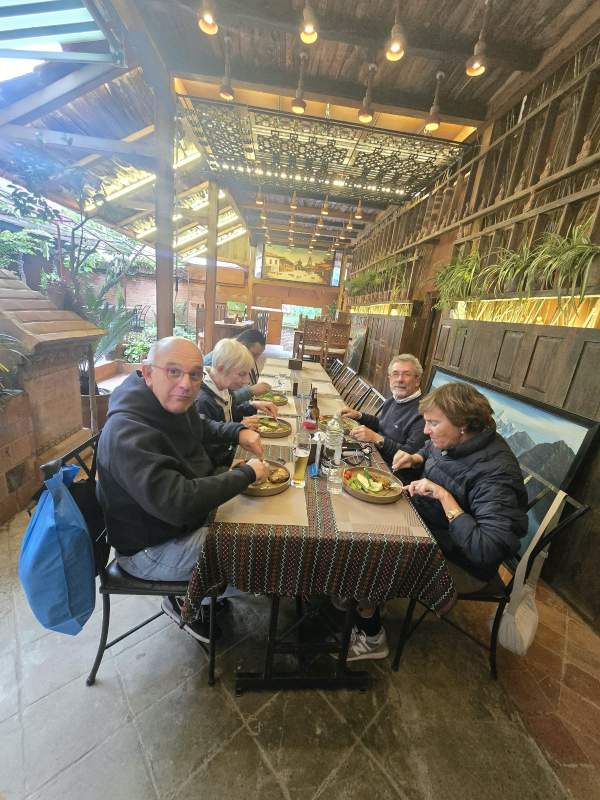
#> input picture holiday/IMG_8917.jpeg, 1200 x 1600 px (shown at 1/2 size)
$ python urbook_tiktok.py ../holiday/IMG_8916.jpeg ../holiday/IMG_8917.jpeg ../holiday/IMG_8917.jpeg
#> lines starting #> are read from the running program, lines starting #| are printed output that depends on the picture
"""urbook TikTok maker (15 Oct 2026): landscape YouTube video -> vertical 1080x1920 TikTok video.
The landscape video sits in the middle; above and below it is a blurred, darkened copy of the post's
first background photo (no navy bars any more – Shan, 15 Oct 2026). Without a photo it falls back to black.
Usage: python3 urbook_tiktok.py <in-landscape.mp4> <out-vertical.mp4> [background-photo.jpg]
The output is silent; add the sound bed with urbook_sound.py mux afterwards.
"""
import sys, os, subprocess, tempfile
from PIL import Image, ImageFilter, ImageEnhance

src, dst = sys.argv[1], sys.argv[2]
photo = sys.argv[3] if len(sys.argv) > 3 and os.path.exists(sys.argv[3]) else None
pad = os.path.join(tempfile.mkdtemp(), "pad.jpg")
if photo:
    im = Image.open(photo).convert("RGB")
#> im is the input picture: PIL image 1200x1600 RGB; mean R, G, B 117.1, 111.6, 97.1
    w, h = im.size
#> w = 1200; h = 1600
    s = max(1080 / w, 1920 / h)
#> s = 1.2
    im = im.resize((int(w * s) + 1, int(h * s) + 1))
#> im: PIL image 1441x1921 RGB
    l, t = (im.width - 1080) // 2, (im.height - 1920) // 2
#> l = 180; t = 0
    im = im.crop((l, t, l + 1080, t + 1920)).filter(ImageFilter.GaussianBlur(28))
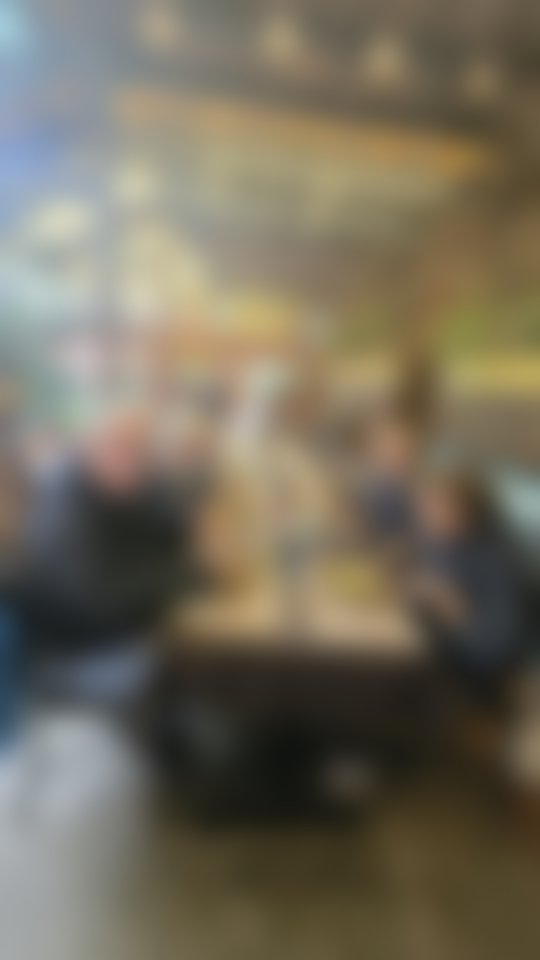
#> im: PIL image 1080x1920 RGB (shown at 1/2 size); mean R, G, B 115.6, 108.5, 91.9
    im = ImageEnhance.Brightness(im).enhance(0.55)
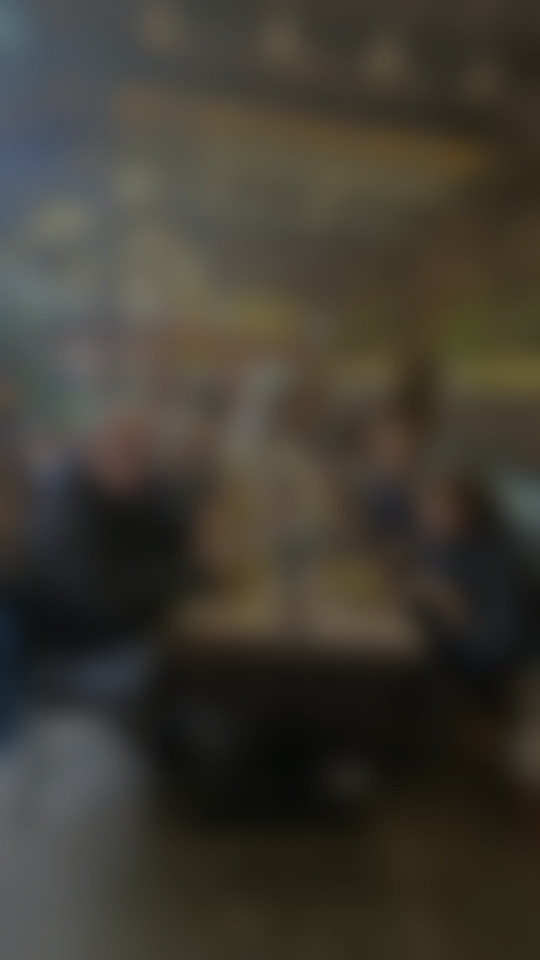
#> im: PIL image 1080x1920 RGB (shown at 1/2 size); mean R, G, B 63.1, 59.2, 50.1
else:
    im = Image.new("RGB", (1080, 1920), "black")
im.save(pad, quality=90)
subprocess.run(["ffmpeg", "-y", "-loglevel", "error", "-loop", "1", "-i", pad, "-i", src, "-filter_complex",
                "[1:v]scale=1080:-2[fg];[0:v][fg]overlay=0:(H-h)/2:shortest=1,format=yuv420p",
                "-c:v", "libx264", "-preset", "medium", "-crf", "20", "-r", "30", "-an", "-movflags", "+faststart", dst], check=True)
#> (this line was passed over: subprocess is not available in this run)
print("done", dst)

$ run again, on holiday/IMG_8918.jpeg
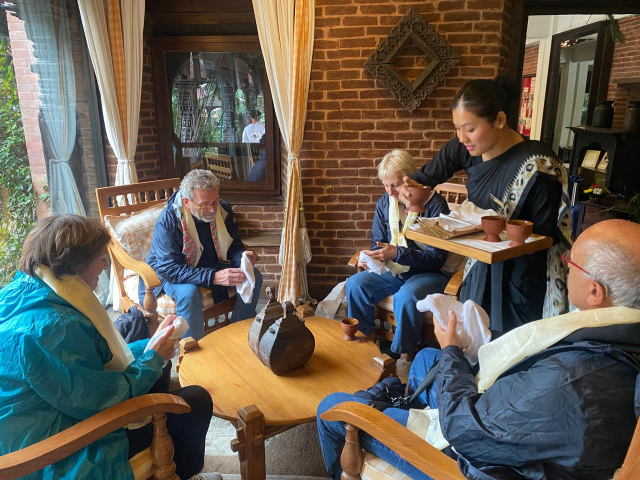
#> input picture holiday/IMG_8918.jpeg, 1280 x 960 px (shown at 1/2 size)
#> im is the input picture: PIL image 1280x960 RGB; mean R, G, B 101.4, 92.7, 80.9
#> `im = im.crop((l, t, l + 1080, t + 1920)).filter(ImageFilter.GaussianBl..`:
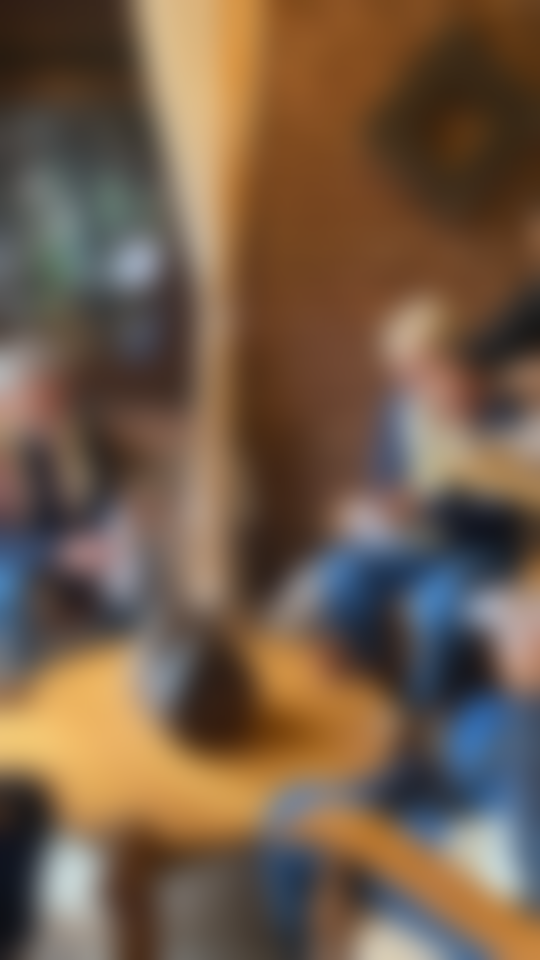
#> im: PIL image 1080x1920 RGB (shown at 1/2 size); mean R, G, B 114, 91.9, 72.9
#> `im = ImageEnhance.Brightness(im).enhance(0.55)`:
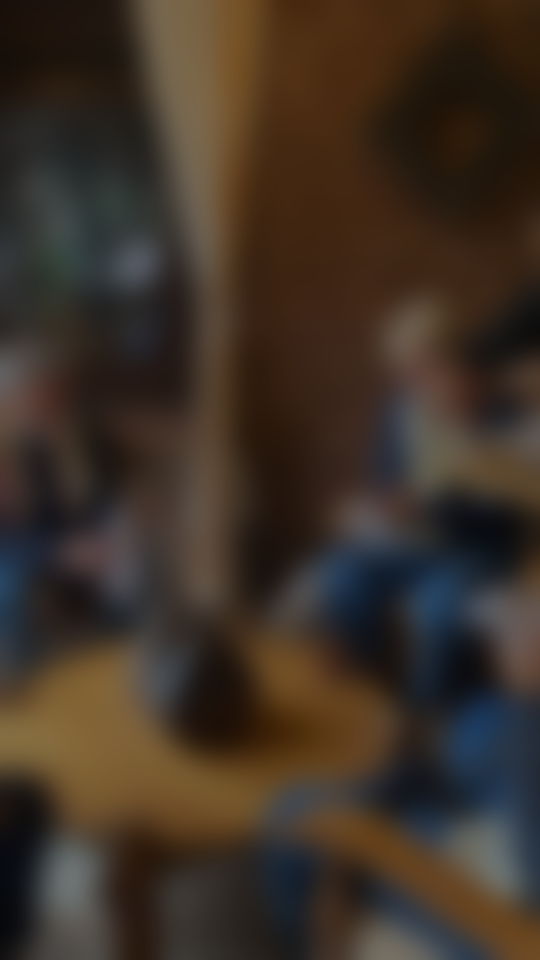
#> im: PIL image 1080x1920 RGB (shown at 1/2 size); mean R, G, B 62.2, 50.1, 39.6

$ run again, on holiday/IMG_8919.jpeg
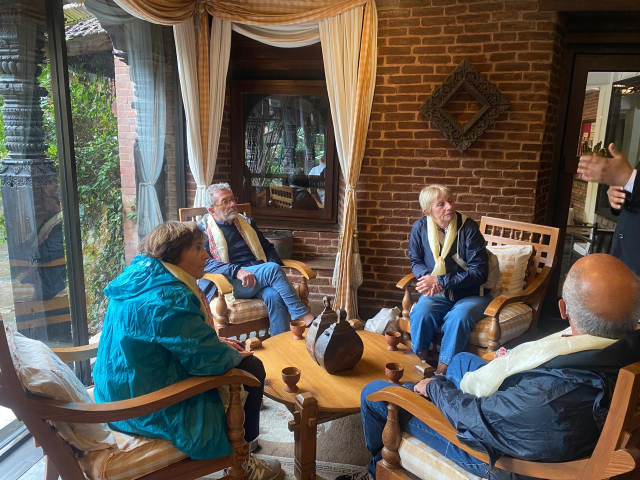
#> input picture holiday/IMG_8919.jpeg, 1280 x 960 px (shown at 1/2 size)
#> im is the input picture: PIL image 1280x960 RGB; mean R, G, B 96.7, 89.1, 79.6
#> `im = im.crop((l, t, l + 1080, t + 1920)).filter(ImageFilter.GaussianBl..`:
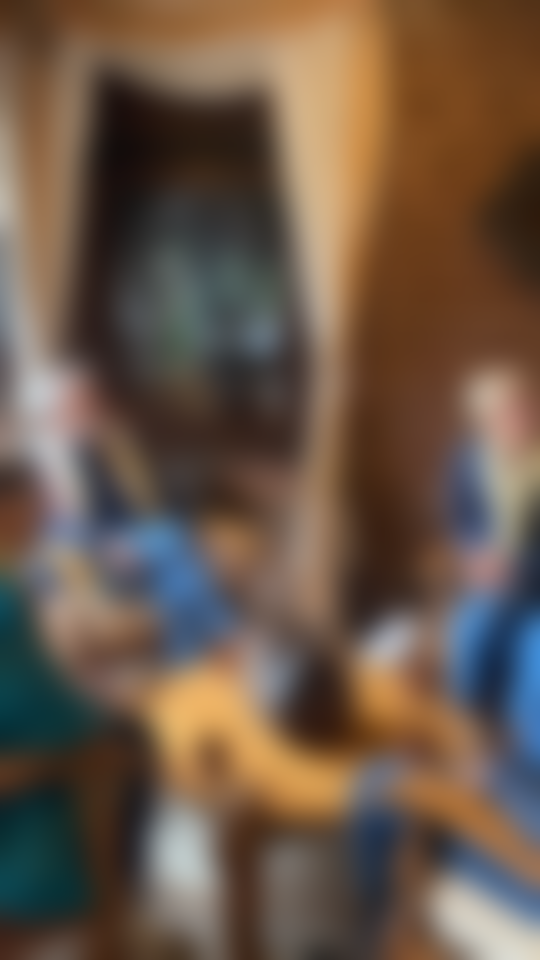
#> im: PIL image 1080x1920 RGB (shown at 1/2 size); mean R, G, B 106.7, 87.7, 72.8
#> `im = ImageEnhance.Brightness(im).enhance(0.55)`:
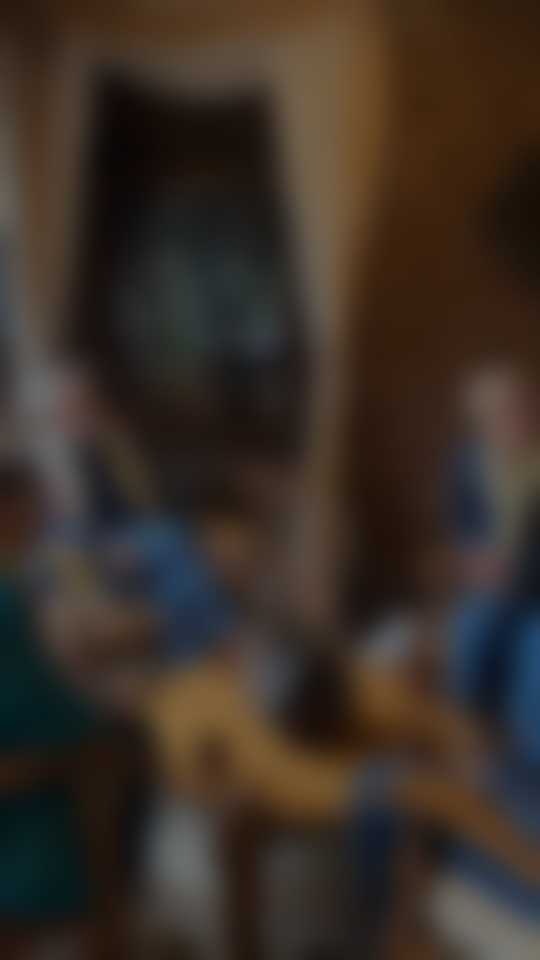
#> im: PIL image 1080x1920 RGB (shown at 1/2 size); mean R, G, B 58.2, 47.8, 39.6

$ run again, on holiday/IMG_8920.jpeg
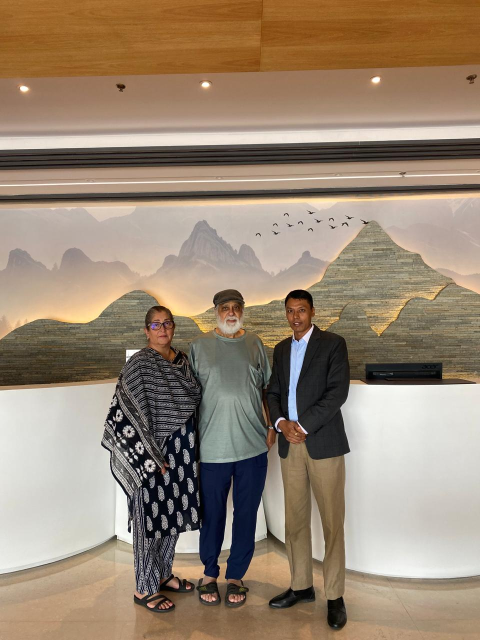
#> input picture holiday/IMG_8920.jpeg, 960 x 1280 px (shown at 1/2 size)
#> im is the input picture: PIL image 960x1280 RGB; mean R, G, B 152.7, 134.6, 115.1
#> `im = im.crop((l, t, l + 1080, t + 1920)).filter(ImageFilter.GaussianBl..`:
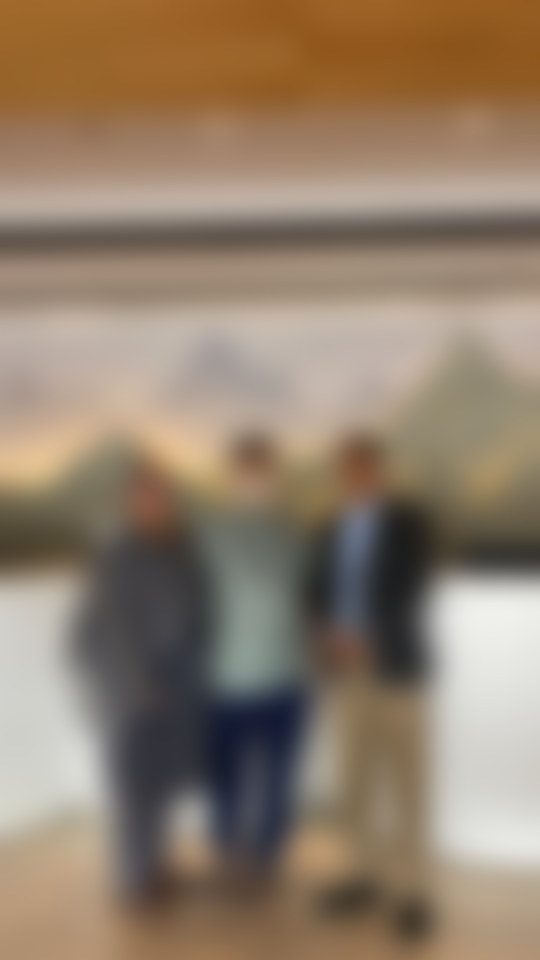
#> im: PIL image 1080x1920 RGB (shown at 1/2 size); mean R, G, B 145.6, 127.5, 108.3
#> `im = ImageEnhance.Brightness(im).enhance(0.55)`:
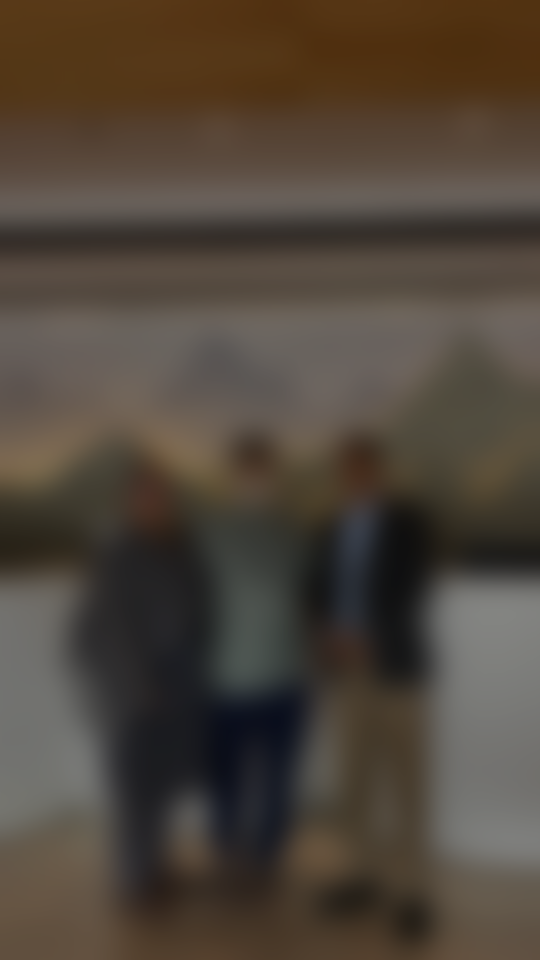
#> im: PIL image 1080x1920 RGB (shown at 1/2 size); mean R, G, B 79.6, 69.6, 59.1
